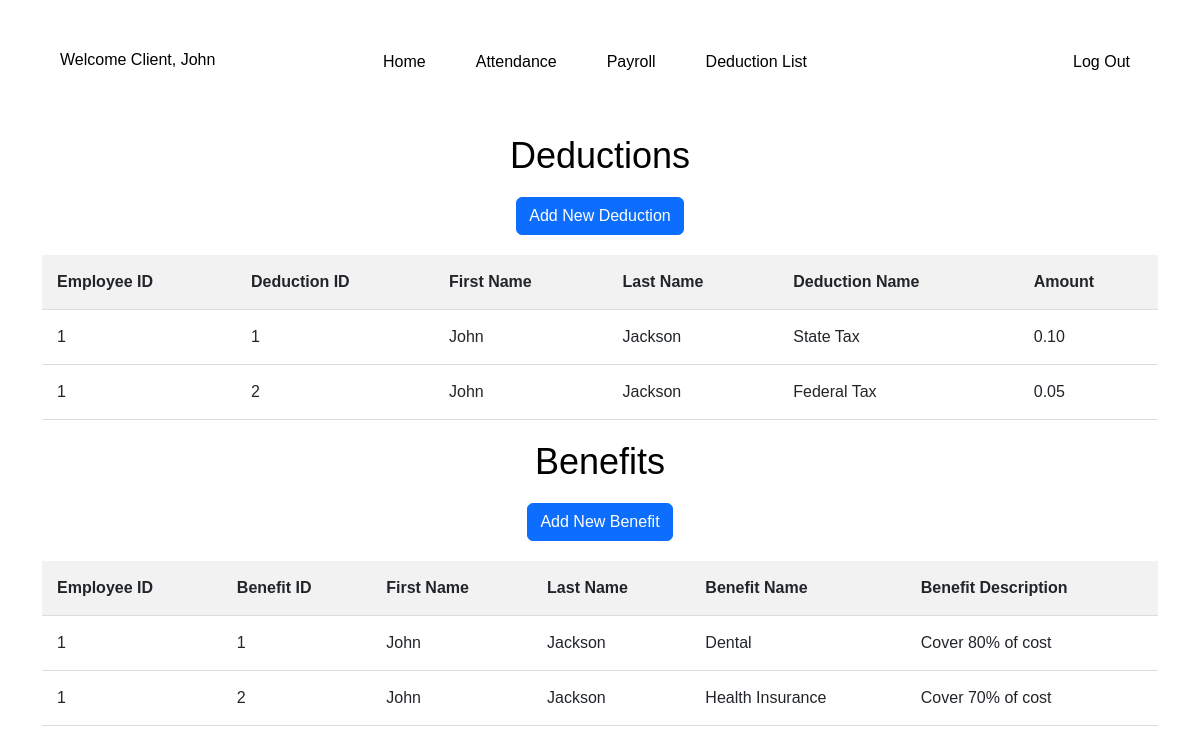
/client_deductions.php (signed in), run on the app's committed database.
### tables this page shows
CREATE TABLE Employees (
	EmployeeID INT NOT NULL AUTO_INCREMENT,
	FirstName VARCHAR(255) NOT NULL,
	LastName VARCHAR(255) NOT NULL,
	PositionID INT NOT NULL,
	DepartmentID INT NOT NULL,
	HireDate DATE NOT NULL,
	Role INT NOT NULL,  
	PRIMARY KEY (EmployeeID),
	FOREIGN KEY (PositionID)
		REFERENCES Positions (PositionID),
	FOREIGN KEY (DepartmentID)
		REFERENCES Departments (DepartmentID)
);

CREATE TABLE EmployeeDeduction (
	EmpDeductionID INT NOT NULL AUTO_INCREMENT,
	EmployeeID INT NOT NULL,
	DeductionID INT NOT NULL,
	PRIMARY KEY (EmpDeductionID),
	FOREIGN KEY (EmployeeID)
		REFERENCES Employees (EmployeeID) ON DELETE CASCADE,
	FOREIGN KEY (DeductionID)
		REFERENCES Deductions (DeductionID)
);

CREATE TABLE Deductions (
	DeductionID INT NOT NULL AUTO_INCREMENT,
	DeductionName VARCHAR(255),
	Amount DECIMAL(10, 2),
	PRIMARY KEY (DeductionID)
);

CREATE TABLE EmployeeBenefit (
	EmpBenefitID INT NOT NULL AUTO_INCREMENT,
	EmployeeID INT NOT NULL,
	BenefitID INT NOT NULL,
	PRIMARY KEY (EmpBenefitID),
	FOREIGN KEY (EmployeeID)
		REFERENCES Employees (EmployeeID) ON DELETE CASCADE,
	FOREIGN KEY (BenefitID)
		REFERENCES Benefits (BenefitID)
);

CREATE TABLE Benefits (
	BenefitID INT NOT NULL AUTO_INCREMENT,
	BenefitName VARCHAR(255),
	BenefitDesciption VARCHAR(255),
	PRIMARY KEY (BenefitID)
);

### client_deductions.php (the view, shortened to what this page needs)
<!DOCTYPE html>
<html lang="en">
<head>
    <link href="https://cdn.jsdelivr.net/npm/bootstrap@5.3.2/dist/css/bootstrap.min.css" rel="stylesheet"
>
    <link rel="stylesheet" type="text/css" href="employee_form.css">
    <link rel="stylesheet" type="text/css" href="deductionb.css">
    <link rel="stylesheet" type="text/css" href="navbar.css">
</head>
<body>
    <?php
    include 'cnavbar.php';
  include("sqlconnection.php");
  if (isset($_SESSION['employee_id'])) {
    $employeeIdSession = $_SESSION['employee_id'];
    $sql = "SELECT * FROM Deductions
LEFT JOIN EmployeeDeduction
ON Deductions.DeductionID = EmployeeDeduction.DeductionID
LEFT JOIN Employees
ON EmployeeDeduction.EmployeeID = Employees.EmployeeID WHERE Employees.EmployeeID = $employeeIdSession";
    $result = mysqli_query($con, $sql);
    $sql_benefit = "SELECT * FROM Benefits
LEFT JOIN EmployeeBenefit
ON Benefits.BenefitID = EmployeeBenefit.BenefitID
LEFT JOIN Employees
ON EmployeeBenefit.EmployeeID = Employees.EmployeeID
WHERE Employees.EmployeeID = $employeeIdSession";
    $result_benefit = mysqli_query($con, $sql_benefit);
    } else {
        echo "<div class='center'><h2>Invalid Employee ID, Session Error</h2></div>";
}
    ?>
    <div class="container">
        <h2>Deductions</h2>
        <button type="button" class="btn btn-primary" data-bs-toggle="modal" data-bs-target="#addNewDeduction">
            Add New Deduction
        </button>
        <table>
            <thead>
                <tr>
                    <th>Employee ID</th>
                    <th>Deduction ID</th>
                    <th>First Name</th>
                    <th>Last Name</th>
                    <th>Deduction Name</th>
                    <th>Amount</th>
                </tr>
            </thead>
            <tbody>
                <?php
        if (mysqli_num_rows($result) > 0) {
          while ($row = mysqli_fetch_assoc($result)) {
        echo "<tr>
        <td>" . $row["EmployeeID"]. "</td>
        <td>" . $row["DeductionID"]. "</td>
        <td>" . $row["FirstName"]. "</td>
        <td>" . $row["LastName"]. "</td>
        <td>" . $row["DeductionName"]. " </td><td>" . $row["Amount"]. " </td></tr>";
    }
} else {
    echo "0 results";
}
        ?>
            </tbody>
        </table>
        <h2 style="margin-top: 20px;">Benefits</h2>
        <button type="button" class="btn btn-primary" data-bs-toggle="modal" data-bs-target="#addNewBenefit">
            Add New Benefit
        </button>
        <table>
            <thead>
                <tr>
                    <th>Employee ID</th>
                    <th>Benefit ID</th>
                    <th>First Name</th>
                    <th>Last Name</th>
                    <th>Benefit Name</th>
                    <th>Benefit Description</th>
                </tr>
            </thead>
            <tbody>
                <?php
        if (mysqli_num_rows($result_benefit) > 0) {
          while ($row = mysqli_fetch_assoc($result_benefit)) {
        echo "<tr>
        <td>" . $row["EmployeeID"]. "</td>
        <td>" . $row["BenefitID"]. "</td>
        <td>" . $row["FirstName"]. "</td>
        <td>" . $row["LastName"]. "</td>
        <td>" . $row["BenefitName"]. " </td><td>" . $row["BenefitDesciption"]. " </td></tr>";
    }
} else {
    echo "0 results";
}
        ?>
            </tbody>
        </table>
    </div>
</body>
</html>

### cnavbar.php (shortened to what this page needs)
<!DOCTYPE html>
<html lang="en">
<head>
    <link rel="stylesheet" type="text/css" href="navbar.css">
    <link rel="stylesheet" type="text/css" href="dropdown.css">
</head>
<body>
    <?php
            include("sqlconnection.php");
            if (isset($_SESSION['employee_id'])) {
    $employeeIdSession = $_SESSION['employee_id'];
    $sql = "SELECT * FROM Employees
 WHERE EmployeeID = $employeeIdSession";
    $result = mysqli_query($con, $sql);
    if ($row = mysqli_fetch_assoc($result)) {
        $firstName = $row['FirstName'];
    } else {
        echo "<div class='center'><h2>Employee not found</h2></div>";
    }
    } else {
        echo "<div class='center'><h2>Invalid Employee ID, Session Error</h2></div>";
}
    ?>
    <div class="Main-buttons">
        <a href="clienthome.php" class="cool-button animated-button">Home</a>
        <a href="client_attandance.php" class="cool-button animated-button">Attendance</a>
        <a href="client_payroll.php" class="cool-button animated-button">Payroll</a>
        <a href="client_deductions.php" class="cool-button animated-button">Deduction List</a>
    </div>
    <div class="dropdown">
        <a href="dropdown.php" class="cool-button animated-button">Log Out</a>
    </div>
    <div class="helloname">
        <?php
        if (isset($firstName)) {
        echo "<p class='cool-name'>Welcome Client, " . $firstName . "</p>";
    } else {
        echo "<p class='cool-name'>Welcome Client</p>";
    }
        ?>
    </div>
</body>
</html>

### employee_form.css (style rules this page uses)
body { font-family: Arial, sans-serif; background-color: white; margin: 0; }
h2 { text-align: center; color: #333; }
button { padding: 12px; background-color: white; color: black; border: none; border-radius: 4px; cursor: pointer; }
.animated-button { animation: coolAnimation 1s ease-in-out; }

### deductionb.css (style rules this page uses)
body { font-family: Arial, sans-serif; background-color: white; margin: 0; padding: 0; }
.container { width: 100%; margin-top: 20px; text-align: center; }
h2 { color: black; font-size: 36px; margin-bottom: 20px; animation: fadeInUp 1s ease-in-out; }
table { width: 100%; border-collapse: collapse; margin-top: 20px; }
th, td { padding: 15px; text-align: left; border-bottom: 1px solid #ddd; }
th { background-color: #f2f2f2; }

### navbar.css (style rules this page uses)
.Main-buttons { display: flex; justify-content: center; align-items: center; margin-top: 20px; padding: 20px; flex-wrap: wrap; }
.cool-button { background-color: white; color: black; border: none; padding: 10px 20px; text-align: center; text-decoration: none; display: inline-block; font-size: 16px; margin-right: 10px; margin-bottom: 10px; border-radius: 5px; cursor: pointer; transition: background-color 0.3s, color 0.3s; }
.animated-button { animation: coolAnimation 1s ease-in-out; }

### dropdown.css (style rules this page uses)
body { font-family: "Arial", sans-serif; margin: 0; padding: 0; }
.dropdown { position: absolute; top: 20px; right: 20px; padding: 20px; z-index: 1000; }
.cool-button { color: black; border: none; padding: 10px 20px; text-align: center; text-decoration: none; display: inline-block; font-size: 16px; margin-right: 10px; margin-bottom: 10px; border-radius: 5px; cursor: pointer; transition: background-color 0.3s, color 0.3s; }
.animated-button { animation: coolAnimation 1s ease-in-out; }
.helloname { position: absolute; top: 20px; left: 20px; padding: 20px; z-index: 1000; }
.cool-name { color: black; border: none; padding: 10px 20px; text-align: center; text-decoration: none; display: inline-block; font-size: 16px; margin-right: 10px; margin-bottom: 10px; }
p { line-height: 1.3; }

### data on the page
employees: FirstName "John"
employeededuction: EmployeeID.EmployeeID "1", DeductionID "1", EmployeeID.FirstName "John", EmployeeID.LastName "Jackson", DeductionID.DeductionName "State Tax", DeductionID.Amount "0.10"
employeededuction: EmployeeID.EmployeeID "1", DeductionID "2", EmployeeID.FirstName "John", EmployeeID.LastName "Jackson", DeductionID.DeductionName "Federal Tax", DeductionID.Amount "0.05"
employeebenefit: EmployeeID.EmployeeID "1", BenefitID "1", EmployeeID.FirstName "John", EmployeeID.LastName "Jackson", BenefitID.BenefitName "Dental", BenefitID.BenefitDesciption "Cover 80% of cost"
employeebenefit: EmployeeID.EmployeeID "1", BenefitID "2", EmployeeID.FirstName "John", EmployeeID.LastName "Jackson", BenefitID.BenefitName "Health Insurance", BenefitID.BenefitDesciption "Cover 70% of cost"
